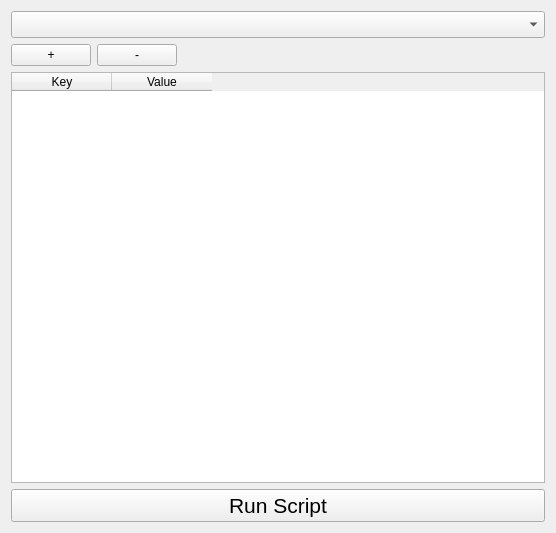
<?xml version="1.0" encoding="UTF-8"?>
<ui version="4.0">
 <class>PyWidgetMenu</class>
 <widget class="QWidget" name="PyWidgetMenu">
  <property name="geometry">
   <rect>
    <x>0</x>
    <y>0</y>
    <width>556</width>
    <height>533</height>
   </rect>
  </property>
  <property name="windowTitle">
   <string>Command Line Parameters</string>
  </property>
  <layout class="QVBoxLayout" name="verticalLayout">
   <item>
    <widget class="QComboBox" name="scriptList">
     <property name="font">
      <font>
       <family>MS Sans Serif</family>
       <pointsize>12</pointsize>
      </font>
     </property>
    </widget>
   </item>
   <item>
    <layout class="QHBoxLayout" name="horizontalLayout">
     <item>
      <widget class="QPushButton" name="addRow">
       <property name="text">
        <string>+</string>
       </property>
      </widget>
     </item>
     <item>
      <widget class="QPushButton" name="removeRow">
       <property name="text">
        <string>-</string>
       </property>
      </widget>
     </item>
     <item>
      <spacer name="horizontalSpacer">
       <property name="orientation">
        <enum>Qt::Horizontal</enum>
       </property>
       <property name="sizeHint" stdset="0">
        <size>
         <width>40</width>
         <height>20</height>
        </size>
       </property>
      </spacer>
     </item>
    </layout>
   </item>
   <item>
    <widget class="QTableWidget" name="tableWidget">
     <property name="columnCount">
      <number>2</number>
     </property>
     <column>
      <property name="text">
       <string>Key</string>
      </property>
     </column>
     <column>
      <property name="text">
       <string>Value</string>
      </property>
     </column>
    </widget>
   </item>
   <item>
    <widget class="QPushButton" name="runScript">
     <property name="font">
      <font>
       <pointsize>16</pointsize>
      </font>
     </property>
     <property name="text">
      <string>Run Script</string>
     </property>
    </widget>
   </item>
  </layout>
 </widget>
 <resources/>
 <connections/>
</ui>
